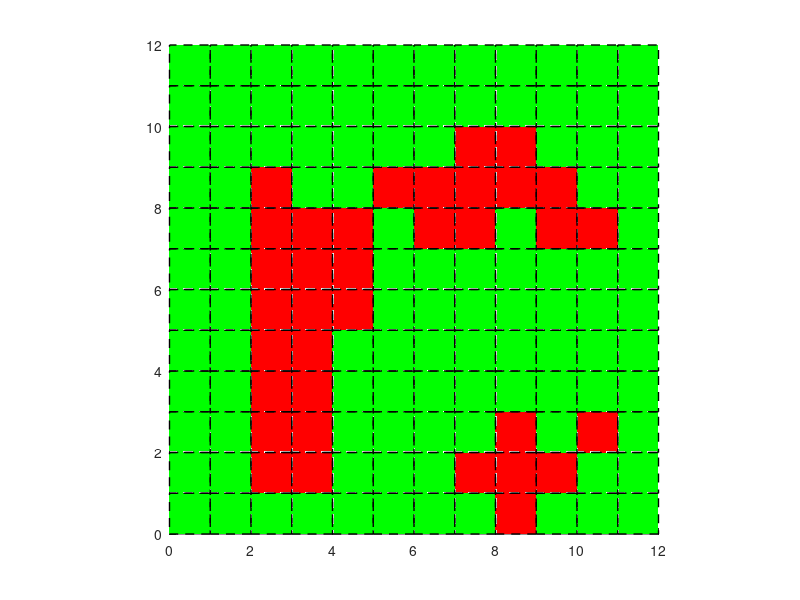

This figure's MATLAB source:
%Author :Amin Zadenoori

function v=reinforcment


%this martix contians robot map for routing on it
map=[1,1,1,1,1,1,1,1,1,1,1,1;1,1,1,1,1,1,1,1,1,1,1,1;1,1,1,1,1,1,1,0,0,1,1,1;1,1,0,1,1,0,0,0,0,0,1,1;1,1,0,0,0,1,0,0,1,0,0,1;1,1,0,0,0,1,1,1,1,1,1,1;1,1,0,0,0,1,1,1,1,1,1,1;1,1,0,0,1,1,1,1,1,1,1,1;1,1,0,0,1,1,1,1,1,1,1,1;1,1,0,0,1,1,1,1,0,1,0,1;1,1,0,0,1,1,1,0,0,0,1,1;1,1,1,1,1,1,1,1,0,1,1,1;]
%%%%%%%%%%%%%%%%%%%%%%%%%%%%%%%%%%%%%%%%%%%%%%%%%%%%%%%%%%%%%%%%%%%%%%%%%%%%%%%%%%%%%%%%%%%%%%%%%
%this part of code is for visualizing robot's map on screen 
for i=0:11
    for j=0:11
    if((map(12-i,j+1)==1))
        rectangle('Position',[j,i,1,1],...
        'Curvature',[0,0],...
        'LineWidth',1,...
        'FaceColor','green',...
        'LineStyle','--');
        daspect([1,1,1]);
    else
        rectangle('Position',[j,i,1,1],...
        'Curvature',[0,0],...
        'LineWidth',1,...
        'FaceColor','red',...
        'LineStyle','--');
        daspect([1,1,1]);
    end
    end
end
daspect([1,1,1])
%%%%%%%%%%%%%%%%%%%%%%%%%%%%%%%%%%%%%%%%%%%%%%%%%%%%%%%%%%%%%%%%%%%%%%%%%%%%%%%%%%%%%%%%%%%%%%%%
%this part of code is for Defining Prerequisites  and neccesy
%matrixes for routing of robot



%P is  completly random Matrix that contains probablity valuses
%for tranfersing from A point to B point 
%probablities Define as follow:
%for any state (obstacle or not obstacle) we define probelities as the
%number of actions that an agent could take .
%so our probablities matrix will be N*L 
%N:number of states
%L:number of actions

end
